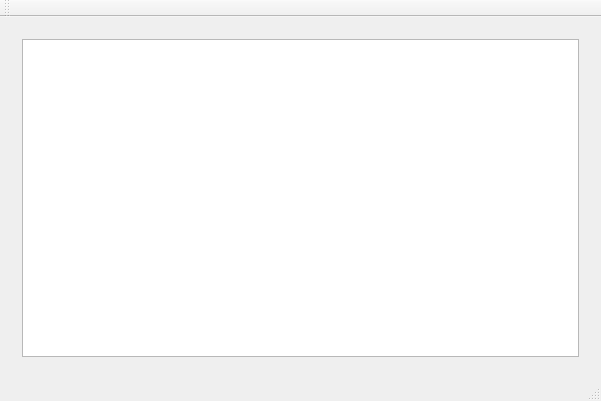
<?xml version="1.0" encoding="UTF-8"?>
<ui version="4.0">
 <class>QtWidgetsApplication3Class</class>
 <widget class="QMainWindow" name="QtWidgetsApplication3Class">
  <property name="geometry">
   <rect>
    <x>0</x>
    <y>0</y>
    <width>601</width>
    <height>401</height>
   </rect>
  </property>
  <property name="windowTitle">
   <string>QtWidgetsApplication3</string>
  </property>
  <widget class="QWidget" name="centralWidget">
   <layout class="QHBoxLayout" name="horizontalLayout">
    <item>
     <widget class="QWidget" name="widget" native="true">
      <layout class="QHBoxLayout" name="horizontalLayout_2">
       <item>
        <widget class="QTreeWidget" name="treeWidget">
         <property name="columnCount">
          <number>1</number>
         </property>
         <attribute name="headerVisible">
          <bool>false</bool>
         </attribute>
         <column>
          <property name="text">
           <string>新建列</string>
          </property>
         </column>
        </widget>
       </item>
      </layout>
     </widget>
    </item>
   </layout>
  </widget>
  <widget class="QMenuBar" name="menuBar">
   <property name="geometry">
    <rect>
     <x>0</x>
     <y>0</y>
     <width>601</width>
     <height>23</height>
    </rect>
   </property>
  </widget>
  <widget class="QToolBar" name="mainToolBar">
   <attribute name="toolBarArea">
    <enum>TopToolBarArea</enum>
   </attribute>
   <attribute name="toolBarBreak">
    <bool>false</bool>
   </attribute>
  </widget>
  <widget class="QStatusBar" name="statusBar"/>
 </widget>
 <layoutdefault spacing="6" margin="11"/>
 <resources>
  <include location="QtWidgetsApplication3.qrc"/>
 </resources>
 <connections/>
</ui>
